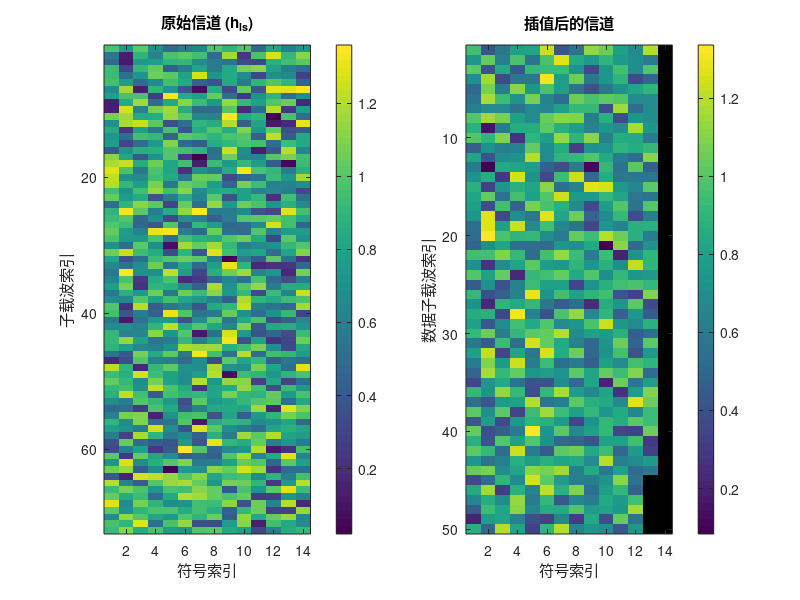

Reproduce this figure in MATLAB.
% 假设参数
numsubc = 72;   % 总子载波数
numsym = 14;    % 符号数
numdatasubc = 50; % 数据子载波数

% 随机生成 h_ls (导频信道估计值)
h_ls = rand(numsubc, numsym) + 1j*rand(numsubc, numsym);

% 生成导频位置 pilot_indices
[pilot_subc, pilot_sym] = meshgrid(1:6:numsubc, 1:numsym); % 每6个子载波插入导频
pilot_indices = [pilot_subc(:), pilot_sym(:)];

% 提取导频的信道值
pilot_values = h_ls(sub2ind(size(h_ls), pilot_subc(:), pilot_sym(:)));

% 生成目标位置 H_indices (数据子载波的网格)
[data_subc, data_sym] = meshgrid(linspace(1, numsubc, numdatasubc), 1:numsym);
H_indices = [data_subc(:), data_sym(:)];

% 使用 griddata 进行插值
h_interpolated = griddata(pilot_indices(:, 1), pilot_indices(:, 2), pilot_values, ...
                          H_indices(:, 1), H_indices(:, 2), 'linear');

% 将结果恢复到矩阵形式
h_interp_matrix = reshape(h_interpolated, numdatasubc, numsym);

% 可视化结果
figure;
subplot(1, 2, 1);
imagesc(abs(h_ls));
title('原始信道 (h_{ls})');
xlabel('符号索引'); ylabel('子载波索引');
colorbar;

subplot(1, 2, 2);
imagesc(abs(h_interp_matrix));
title('插值后的信道');
xlabel('符号索引'); ylabel('数据子载波索引');
colorbar;
